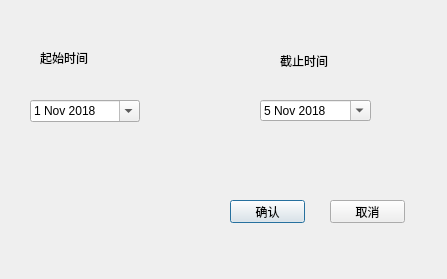
<?xml version="1.0" encoding="UTF-8"?>
<ui version="4.0">
 <class>Change</class>
 <widget class="QDialog" name="Change">
  <property name="geometry">
   <rect>
    <x>0</x>
    <y>0</y>
    <width>447</width>
    <height>279</height>
   </rect>
  </property>
  <property name="windowTitle">
   <string>change</string>
  </property>
  <widget class="QLabel" name="startlabel">
   <property name="geometry">
    <rect>
     <x>40</x>
     <y>50</y>
     <width>81</width>
     <height>16</height>
    </rect>
   </property>
   <property name="text">
    <string>起始时间</string>
   </property>
  </widget>
  <widget class="QLabel" name="overlabel">
   <property name="geometry">
    <rect>
     <x>280</x>
     <y>50</y>
     <width>71</width>
     <height>21</height>
    </rect>
   </property>
   <property name="text">
    <string>截止时间</string>
   </property>
  </widget>
  <widget class="QDateEdit" name="startdateEdit">
   <property name="enabled">
    <bool>true</bool>
   </property>
   <property name="geometry">
    <rect>
     <x>30</x>
     <y>100</y>
     <width>110</width>
     <height>22</height>
    </rect>
   </property>
   <property name="mouseTracking">
    <bool>false</bool>
   </property>
   <property name="wrapping">
    <bool>false</bool>
   </property>
   <property name="frame">
    <bool>true</bool>
   </property>
   <property name="readOnly">
    <bool>false</bool>
   </property>
   <property name="buttonSymbols">
    <enum>QAbstractSpinBox::UpDownArrows</enum>
   </property>
   <property name="accelerated">
    <bool>false</bool>
   </property>
   <property name="showGroupSeparator" stdset="0">
    <bool>false</bool>
   </property>
   <property name="dateTime">
    <datetime>
     <hour>0</hour>
     <minute>0</minute>
     <second>0</second>
     <year>2018</year>
     <month>11</month>
     <day>1</day>
    </datetime>
   </property>
   <property name="currentSection">
    <enum>QDateTimeEdit::YearSection</enum>
   </property>
   <property name="calendarPopup">
    <bool>true</bool>
   </property>
   <property name="timeSpec">
    <enum>Qt::LocalTime</enum>
   </property>
   <property name="date">
    <date>
     <year>2018</year>
     <month>11</month>
     <day>1</day>
    </date>
   </property>
  </widget>
  <widget class="QDateEdit" name="overdateEdit">
   <property name="geometry">
    <rect>
     <x>260</x>
     <y>100</y>
     <width>111</width>
     <height>21</height>
    </rect>
   </property>
   <property name="calendarPopup">
    <bool>true</bool>
   </property>
   <property name="date">
    <date>
     <year>2018</year>
     <month>11</month>
     <day>5</day>
    </date>
   </property>
  </widget>
  <widget class="QPushButton" name="okpushBtn">
   <property name="geometry">
    <rect>
     <x>230</x>
     <y>200</y>
     <width>75</width>
     <height>23</height>
    </rect>
   </property>
   <property name="text">
    <string>确认</string>
   </property>
  </widget>
  <widget class="QPushButton" name="cancelpushBtn">
   <property name="geometry">
    <rect>
     <x>330</x>
     <y>200</y>
     <width>75</width>
     <height>23</height>
    </rect>
   </property>
   <property name="text">
    <string>取消</string>
   </property>
  </widget>
  <widget class="QWidget" name="widget" native="true">
   <property name="geometry">
    <rect>
     <x>0</x>
     <y>0</y>
     <width>451</width>
     <height>281</height>
    </rect>
   </property>
  </widget>
  <zorder>widget</zorder>
  <zorder>startlabel</zorder>
  <zorder>overlabel</zorder>
  <zorder>startdateEdit</zorder>
  <zorder>overdateEdit</zorder>
  <zorder>okpushBtn</zorder>
  <zorder>cancelpushBtn</zorder>
 </widget>
 <layoutdefault spacing="6" margin="11"/>
 <resources/>
 <connections/>
</ui>
